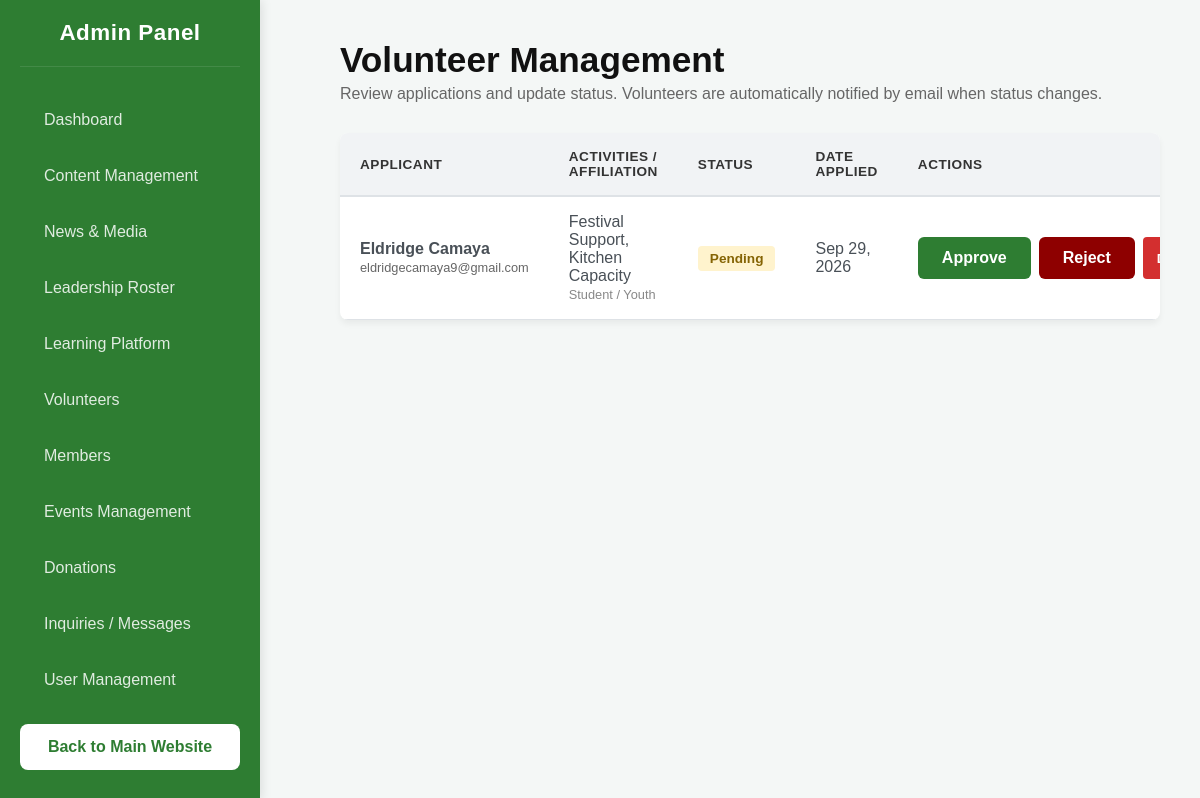
/admin/admin-volunteers.php (signed in), run on the app's committed database.
### tables this page shows
CREATE TABLE `volunteers` (
  `id` int(11) NOT NULL,
  `fullname` varchar(255) NOT NULL,
  `email` varchar(150) NOT NULL,
  `skills` text DEFAULT NULL,
  `interests` text DEFAULT NULL,
  `availability` varchar(255) DEFAULT NULL,
  `activities` text DEFAULT NULL,
  `affiliation` varchar(255) DEFAULT NULL,
  `created_at` timestamp NOT NULL DEFAULT current_timestamp(),
  `status` varchar(50) NOT NULL DEFAULT 'Pending',
  `status_updated_at` timestamp NOT NULL DEFAULT current_timestamp() ON UPDATE current_timestamp(),
  `rejection_reason` varchar(500) DEFAULT NULL,
  `status_notified` tinyint(1) DEFAULT 0,
  `type` enum('Volunteer','Member') NOT NULL DEFAULT 'Volunteer',
  `motivation` text DEFAULT NULL
);

### admin/admin-volunteers.php (the view, shortened to what this page needs)
<?php
require_once '../config.php';
$volunteers = [];
$result = mysqli_query($conn, "SELECT * FROM volunteers ORDER BY id DESC");
if ($result) {
    while ($row = mysqli_fetch_assoc($result)) {
        $volunteers[] = $row;
    }
}
function statusBadge($status) {
    switch ($status) {
        default:
            return "<span style='background:#fff3cd;color:#856404;padding:5px 12px;border-radius:4px;font-weight:600;font-size:0.85rem;'>Pending</span>";
    }
}
?>
<!DOCTYPE html>
<html lang="en">
<head>
    <link rel="stylesheet" href="style.css">
</head>
<body>
    <?php include '../includes/admin-navbar.php'; ?>
    <div class="main-content">
        <h1>Volunteer Management</h1>
        <p>Review applications and update status. Volunteers are automatically notified by email when status changes.</p>
        <div class="table-container">
            <table>
                <thead>
                    <tr>
                        <th>Applicant</th>
                        <th>Activities / Affiliation</th>
                        <th>Status</th>
                        <th>Date Applied</th>
                        <th>Actions</th>
                    </tr>
                </thead>
                <tbody>
                    <?php if (empty($volunteers)): ?>
                        <tr>
                            <td colspan="5" style="text-align: center; padding: 40px; color: #888;">No volunteer applications yet.</td>
                        </tr>
                    <?php else: ?>
                        <?php foreach ($volunteers as $v): ?>
                        <tr>
                            <td>
                                <strong><?= htmlspecialchars($v['fullname']) ?></strong><br>
                                <span style="font-size: 0.8rem; color: #666;"><?= htmlspecialchars($v['email']) ?></span>
                            </td>
                            <td>
                                <?= htmlspecialchars($v['activities'] ?? '') ?><br>
                                <span style="font-size: 0.8rem; color: #888;"><?= htmlspecialchars($v['affiliation'] ?? '') ?></span>
                            </td>
                            <td>
                                <?= statusBadge($v['status']) ?>
                            </td>
                            <td><?= htmlspecialchars(date('M d, Y', strtotime($v['created_at']))) ?></td>
                            <td>
                                <div class="action-btns">
                                    <button type="button" class="btn btn-approve"
                                            onclick="openApproveModal(<?= $v['id'] ?>, '<?= htmlspecialchars(addslashes($v['fullname'])) ?>')">
                                        Approve
                                    </button>
                                    <button type="button" class="btn btn-reject"
                                            onclick="openRejectModal(<?= $v['id'] ?>, '<?= htmlspecialchars(addslashes($v['fullname'])) ?>')">
                                        Reject
                                    </button>
                                    <button type="button" class="btn btn-delete"
                                            onclick="openDeleteModal(<?= $v['id'] ?>, '<?= htmlspecialchars(addslashes($v['fullname'])) ?>')">
                                    </button>
                                </div>
                            </td>
                        </tr>
                        <?php endforeach; ?>
                    <?php endif; ?>
                </tbody>
            </table>
        </div>
    </div>
</body>
</html>

### admin/style.css (style rules this page uses)
:root { --primary-green: #2e7d32; --accent-yellow: #fdd835; --bg-color: #f4f7f6; --text-dark: #333; }
* { box-sizing: border-box; margin: 0; padding: 0; }
body { font-family: 'Montserrat', sans-serif; background-color: var(--bg-color); margin: 0; display: flex; min-height: 100vh; color: #333; }
.main-content { flex: 1; margin-left: 300px; padding: 40px; width: calc(100% - 300px); }
.main-content h1 { font-size: 2.2rem; color: #111; margin-bottom: 5px; font-weight: 700; }
.main-content p { color: #666; margin-bottom: 30px; }
.btn { padding: 12px 24px; border: none; border-radius: 6px; font-weight: 600; cursor: pointer; text-decoration: none; font-size: 1rem; transition: all 0.2s ease-in-out; display: inline-flex; align-items: center; justify-content: center; }
.btn-delete { background-color: #d32f2f; color: white; padding: 6px 14px; border: none; border-radius: 4px; cursor: pointer; font-size: 0.85rem; text-decoration: none; display: inline-block; }
.action-btns { display: flex; gap: 8px; }
.btn-approve { background-color: #2e7d32; color: white; }
.btn-reject { background-color: #8e0000; color: white; }
.table-container { background: white; border-radius: 8px; box-shadow: 0 4px 6px rgba(0,0,0,0.05); overflow: hidden; margin-top: 20px; }
table { width: 100%; border-collapse: collapse; }
th { background-color: #f1f3f5; padding: 16px 20px; border-bottom: 2px solid #dee2e6; text-transform: uppercase; font-size: 0.85rem; letter-spacing: 0.5px; text-align: left; }
td { padding: 16px 20px; border-bottom: 1px solid #dee2e6; color: #495057; text-align: left; vertical-align: middle; }

### data on the page
volunteers: fullname "Eldridge Camaya", email "eldridgecamaya9@gmail.com", activities "Festival Support, Kitchen Capacity", affiliation "Student / Youth", status "Pending", created_at "Sep 29, 2026"
